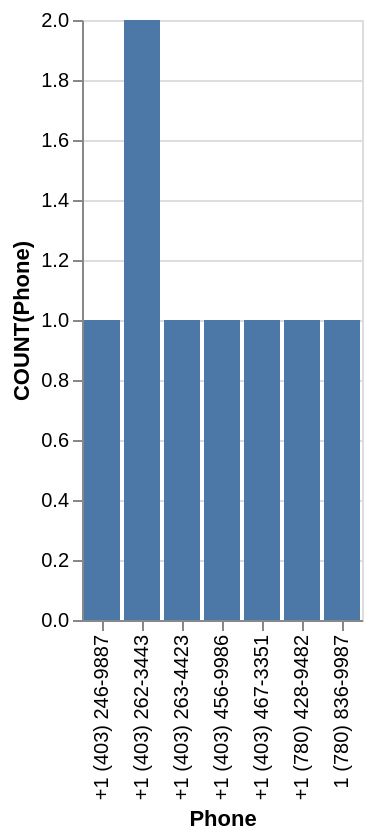

Specify this chart in Vega-Lite:
### Vega-Lite specification from a JSON file in a GitHub repository (floating-point values rounded to 4 significant figures)
{"data": {"values": [{"x_data": "+1 (403) 246-9887", "y_data": 1}, {"x_data": "+1 (403) 262-3443", "y_data": 2}, {"x_data": "+1 (403) 263-4423", "y_data": 1}, {"x_data": "+1 (403) 456-9986", "y_data": 1}, {"x_data": "+1 (403) 467-3351", "y_data": 1}, {"x_data": "+1 (780) 428-9482", "y_data": 1}, {"x_data": "1 (780) 836-9987", "y_data": 1}]}, "mark": "bar", "encoding": {"x": {"field": "x_data", "type": "nominal", "title": "Phone", "sort": "ascending"}, "y": {"field": "y_data", "type": "quantitative", "title": "COUNT(Phone)"}}}
